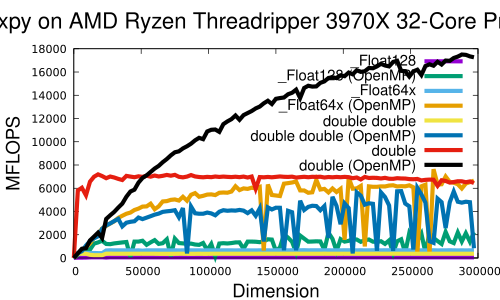

This figure's gnuplot source:
set xlabel font "Helvetica,20"
set ylabel font "Helvetica,20"
set key font "Helvetica,16"
set title font "Helvetica,24"
set title "Raxpy on AMD Ryzen Threadripper 3970X 32-Core Processor"
set xlabel "Dimension"
set ylabel "MFLOPS"
set terminal pdf

plot \
"log.Raxpy._Float128"       using 1:2 title '\_Float128'             with lines linewidth 6, \
"log.Raxpy._Float128_opt"   using 1:2 title '\_Float128 (OpenMP)'    with lines linewidth 6, \
"log.Raxpy._Float64x"       using 1:2 title '\_Float64x'             with lines linewidth 6, \
"log.Raxpy._Float64x_opt"   using 1:2 title '\_Float64x (OpenMP)'    with lines linewidth 6, \
"log.Raxpy.dd"              using 1:2 title 'double double'          with lines linewidth 6, \
"log.Raxpy.dd_opt"          using 1:2 title 'double double (OpenMP)' with lines linewidth 6, \
"log.Raxpy.double"          using 1:2 title 'double'                 with lines linewidth 6, \
"log.Raxpy.double_opt"	    using 1:2 title 'double (OpenMP)'        with lines linewidth 6
